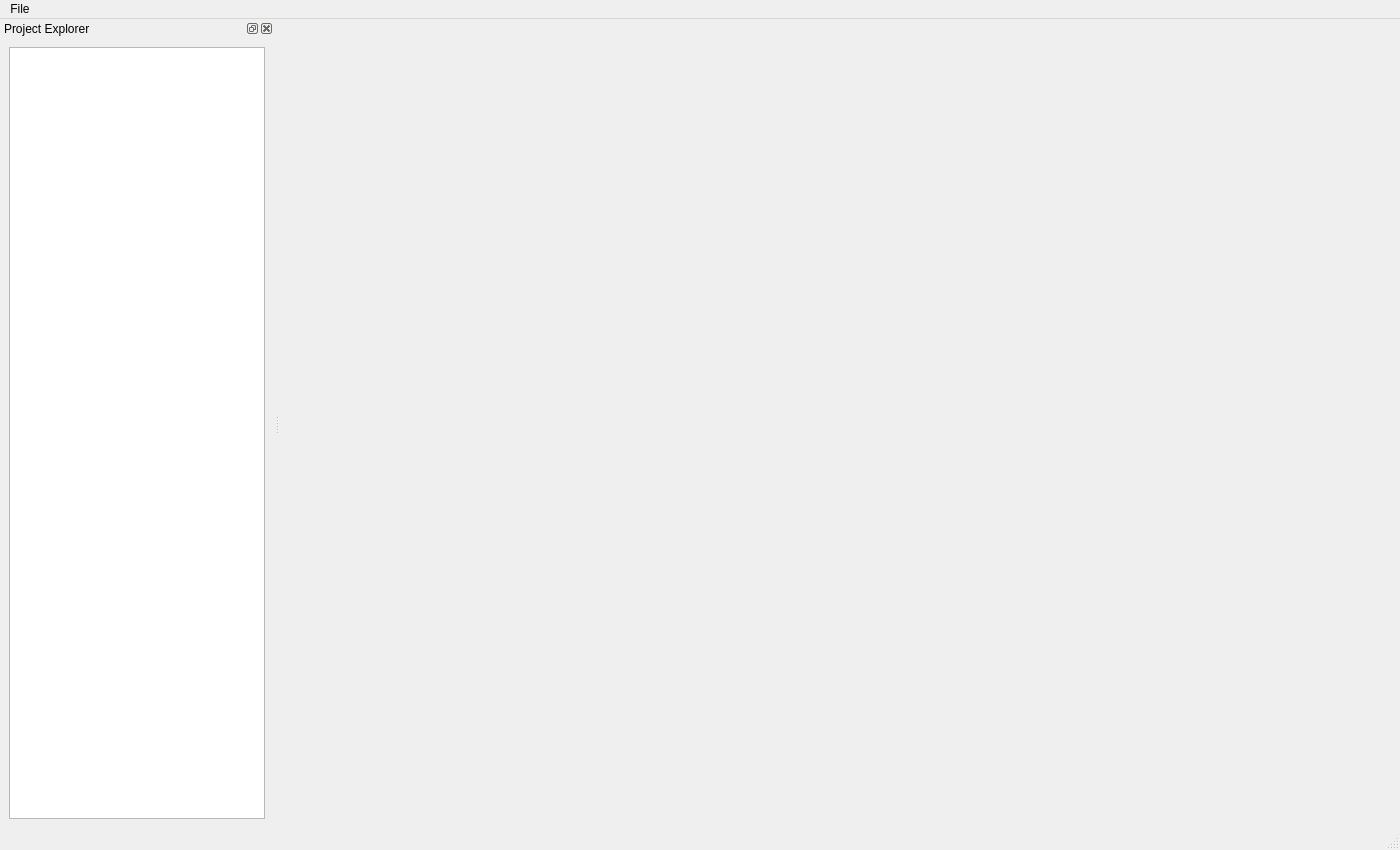
<?xml version="1.0" encoding="UTF-8"?>
<ui version="4.0">
 <class>MainWindow</class>
 <widget class="QMainWindow" name="MainWindow">
  <property name="geometry">
   <rect>
    <x>0</x>
    <y>0</y>
    <width>1400</width>
    <height>850</height>
   </rect>
  </property>
  <property name="windowTitle">
   <string>Python Composer</string>
  </property>
  <widget class="QWidget" name="centralwidget">
   <layout class="QVBoxLayout" name="centralLayout">
    <item>
     <widget class="QStackedWidget" name="contentStack">
      <widget class="QWidget" name="page"/>
      <widget class="QWidget" name="page_2"/>
     </widget>
    </item>
   </layout>
  </widget>
  <widget class="QMenuBar" name="menubar">
   <property name="geometry">
    <rect>
     <x>0</x>
     <y>0</y>
     <width>1400</width>
     <height>22</height>
    </rect>
   </property>
   <widget class="QMenu" name="menuFile">
    <property name="title">
     <string>File</string>
    </property>
    <addaction name="actionNewProject"/>
    <addaction name="actionOpenProject"/>
    <addaction name="actionSave"/>
    <addaction name="actionExit"/>
   </widget>
   <addaction name="menuFile"/>
  </widget>
  <widget class="QStatusBar" name="statusbar"/>
  <widget class="QDockWidget" name="projectExplorerDock">
   <property name="windowTitle">
    <string>Project Explorer</string>
   </property>
   <attribute name="dockWidgetArea">
    <number>1</number>
   </attribute>
   <widget class="QWidget" name="dockWidgetContents">
    <layout class="QVBoxLayout" name="verticalLayout_2">
     <item>
      <widget class="QListWidget" name="projectExplorerList"/>
     </item>
    </layout>
   </widget>
  </widget>
  <action name="actionNewProject">
   <property name="text">
    <string>New Project</string>
   </property>
  </action>
  <action name="actionOpenProject">
   <property name="text">
    <string>Open Project</string>
   </property>
  </action>
  <action name="actionSave">
   <property name="text">
    <string>Save</string>
   </property>
  </action>
  <action name="actionExit">
   <property name="text">
    <string>Exit</string>
   </property>
  </action>
 </widget>
 <resources/>
 <connections/>
</ui>
